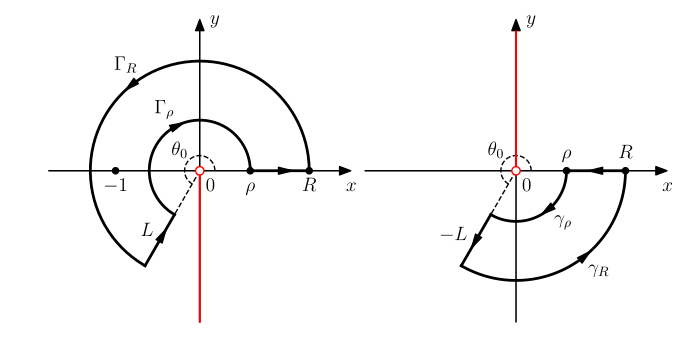

Generate this figure with Python:
import matplotlib.pyplot as plt
import numpy as np

__author__ = 'ernesto'

plt.rcParams['text.usetex'] = True
plt.rcParams['text.latex.preview'] = True
plt.rcParams['text.latex.preamble'] = [r'\usepackage{amsmath}']


# auxiliar function for plot ticks of equal length in x and y axis despite its scales.
def convert_display_to_data_coordinates(transData, length=10):
    # create a transform which will take from display to data coordinates
    inv = transData.inverted()
    # transform from display coordinates to data coordinates in x axis
    data_coords = inv.transform([(0, 0), (length, 0)])
    # get the length of the segment in data units
    yticks_len = data_coords[1, 0] - data_coords[0, 0]
    # transform from display coordinates to data coordinates in y axis
    data_coords = inv.transform([(0, 0), (0, length)])
    # get the length of the segment in data units
    xticks_len = data_coords[1, 1] - data_coords[0, 1]
    return xticks_len, yticks_len


# parámetros
R = 1.3
rho = 0.6
theta0 = 3 * np.pi / 2 - np.pi / 6

# circulo |z|=1
N = 200
thetas = np.linspace(0, theta0, N)
# contorno
xrho = rho * np.cos(thetas)
yrho = rho * np.sin(thetas)
# dominio
xR = R * np.cos(thetas)
yR = R * np.sin(thetas)

# valores maximos y minimos de los ejes
max_ax = 1.8
xmin = -max_ax
xmax = max_ax
ymin = -max_ax
ymax = max_ax


# axis parameters
xmin_ax = xmin
xmax_ax = xmax
ymin_ax = ymin
ymax_ax = ymax

# length of the ticks for all subplot (6 pixels)
display_length = 6  # in pixels
# x ticks labels margin
xtm = -0.24
ytm = -0.12
# font size
fontsize = 14

fig = plt.figure(0, figsize=(8, 4), frameon=False)
ax = plt.subplot2grid((4, 8), (0, 0), rowspan=4, colspan=4)

plt.xlim(xmin_ax, xmax_ax)
plt.ylim(ymin_ax, ymax_ax)
plt.gca().set_aspect('equal', adjustable='box')

# horizontal and vertical ticks length
xtl, ytl = convert_display_to_data_coordinates(ax.transData, length=display_length)

# axis arrows
plt.annotate("", xytext=(xmin_ax, 0), xycoords='data', xy=(xmax_ax, 0), textcoords='data',
             arrowprops=dict(width=0.1, headwidth=6, headlength=8, facecolor='black', shrink=0.002))
plt.annotate("", xytext=(0, ymin_ax), xycoords='data', xy=(0, ymax_ax), textcoords='data',
             arrowprops=dict(width=0.1, headwidth=6, headlength=8, facecolor='black', shrink=0.002))

# contorno
plt.plot(xrho, yrho, color='k', lw=2)
# dominio
plt.plot(xR, yR, color='k', lw=2)
# puntos
ms = 9
# polo
plt.plot(-1, 0, 'k.', ms=ms)
plt.plot(rho, 0, 'k.', ms=ms, zorder=10)
plt.plot(R, 0, 'k.', ms=ms, zorder=10)

# punto y corte de rama
ms = 6
plt.plot(0, 0, 'o', markerfacecolor='w', markeredgecolor='r', ms=ms, zorder=10)
plt.plot([0, 0], [0, ymin_ax-0.15], 'r-', zorder=5)

# L
idx = -1
plt.plot([xR[idx], xrho[idx]], [yR[idx], yrho[idx]], color='k', lw=2)
xf = (xR[idx] + xrho[idx]) / 1.9
yf = (yR[idx] + yrho[idx]) / 1.9
m = (yR[idx] - yrho[idx]) / (xR[idx] - xrho[idx])
n = yR[idx] - m * xR[idx]
dx = 0.1
plt.annotate("", xytext=(xf, yf), xycoords='data', xy=(xf + dx, m * (xf + dx) + n), textcoords='data',
             arrowprops=dict(width=0.1, headwidth=5, headlength=10, facecolor='k', edgecolor='k', shrink=0.002),
             zorder=-1)
plt.text(xf + dx - 0.15, yf + dx + 0.05, '$L$', fontsize=fontsize, ha='right', va='center')

plt.plot([rho, R], [0, 0], color='k', lw=2)
xf = (rho + R) / 1.9
plt.annotate("", xytext=(xf, 0), xycoords='data', xy=(xf + dx, 0), textcoords='data',
             arrowprops=dict(width=0.1, headwidth=5, headlength=10, facecolor='k', edgecolor='k', shrink=0.002),
             zorder=-1)


# flechas de los contornos
nc = 110
dn = 3
plt.annotate("", xy=(xR[nc], yR[nc]), xycoords='data', xytext=(xR[nc - dn], yR[nc - dn]), textcoords='data',
             arrowprops=dict(width=0.1, headwidth=5, headlength=10, facecolor='k', edgecolor='k', shrink=0.002),
             zorder=-1)
plt.text(xR[nc], yR[nc] + 0.3, r'$\Gamma_R$', fontsize=fontsize, ha='center', va='center')
nc = 100
dn = 10
plt.annotate("", xy=(xrho[nc - dn], yrho[nc - dn]), xycoords='data', xytext=(xrho[nc], yrho[nc]), textcoords='data',
             arrowprops=dict(width=0.1, headwidth=5, headlength=10, facecolor='k', edgecolor='k', shrink=0.002),
             zorder=-1)
# etiqueta del contorno
plt.text(xrho[nc], yrho[nc] + 0.1, r'$\Gamma_\rho$', fontsize=fontsize, ha='right', va='bottom')

# etiquetas de los ejes
plt.text(xmax_ax, xtm, '$x$', fontsize=fontsize, ha='center', va='baseline')
plt.text(-ytm, ymax_ax, '$y$', fontsize=fontsize, ha='left', va='center')

# circle labels
plt.text(R, xtm, '$R$', fontsize=fontsize, ha='center', va='baseline')
plt.text(rho, xtm, r'$\rho$', fontsize=fontsize, ha='center', va='baseline')
plt.text(0.07, xtm, '$0$', fontsize=fontsize, ha='left', va='baseline')
plt.text(-1, xtm, '$-1$', fontsize=fontsize, ha='center', va='baseline')

plt.plot([0, xrho[-1]], [0, yrho[-1]], 'k--', lw=1)
# angle
r = 0.18
xr = r * np.cos(thetas)
yr = r * np.sin(thetas)
plt.plot(xr, yr, 'k--', lw=1)
plt.text(-0.2 * np.cos(np.pi/4), 0.2 * np.cos(np.pi/4), r'$\theta_0$', fontsize=fontsize, ha='right', va='bottom')

plt.axis('off')

############################################################################
############################################################################
############################################################################

N = 100
thetas = np.linspace(theta0, 2 * np.pi, N)
# contorno
xrho = rho * np.cos(thetas)
yrho = rho * np.sin(thetas)
# dominio
xR = R * np.cos(thetas)
yR = R * np.sin(thetas)

ax = plt.subplot2grid((4, 8), (0, 4), rowspan=4, colspan=4)

plt.xlim(xmin_ax, xmax_ax)
plt.ylim(ymin_ax, ymax_ax)
plt.gca().set_aspect('equal', adjustable='box')

# horizontal and vertical ticks length
xtl, ytl = convert_display_to_data_coordinates(ax.transData, length=display_length)

# axis arrows
plt.annotate("", xytext=(xmin_ax, 0), xycoords='data', xy=(xmax_ax, 0), textcoords='data',
             arrowprops=dict(width=0.1, headwidth=6, headlength=8, facecolor='black', shrink=0.002))
plt.annotate("", xytext=(0, ymin_ax), xycoords='data', xy=(0, ymax_ax), textcoords='data',
             arrowprops=dict(width=0.1, headwidth=6, headlength=8, facecolor='black', shrink=0.002))

# contorno
plt.plot(xrho, yrho, color='k', lw=2)
# dominio
plt.plot(xR, yR, color='k', lw=2)
# puntos
ms = 9
# polo
plt.plot(rho, 0, 'k.', ms=ms, zorder=10)
plt.plot(R, 0, 'k.', ms=ms, zorder=10)

# punto y corte de rama
ms = 6
plt.plot(0, 0, 'o', markerfacecolor='w', markeredgecolor='r', ms=ms, zorder=10)
plt.plot([0, 0], [0, ymax_ax-0.15], 'r-', zorder=5)

# L
idx = 0
plt.plot([xR[idx], xrho[idx]], [yR[idx], yrho[idx]], color='k', lw=2)
xf = (xR[idx] + xrho[idx]) / 1.8
yf = (yR[idx] + yrho[idx]) / 1.8
m = (yR[idx] - yrho[idx]) / (xR[idx] - xrho[idx])
n = yR[idx] - m * xR[idx]
dx = 0.1
plt.annotate("", xy=(xf, yf), xycoords='data', xytext=(xf + dx, m * (xf + dx) + n), textcoords='data',
             arrowprops=dict(width=0.1, headwidth=5, headlength=10, facecolor='k', edgecolor='k', shrink=0.002),
             zorder=-1)
plt.text(xf + dx - 0.15, yf + dx + 0.05, '$-L$', fontsize=fontsize, ha='right', va='center')

plt.plot([rho, R], [0, 0], color='k', lw=2)
xf = (rho + R) / 2.2
plt.annotate("", xy=(xf, 0), xycoords='data', xytext=(xf + dx, 0), textcoords='data',
             arrowprops=dict(width=0.1, headwidth=5, headlength=10, facecolor='k', edgecolor='k', shrink=0.002),
             zorder=-1)


# flechas de los contornos
nc = 60
dn = 3
plt.annotate("", xy=(xR[nc], yR[nc]), xycoords='data', xytext=(xR[nc - dn], yR[nc - dn]), textcoords='data',
             arrowprops=dict(width=0.1, headwidth=5, headlength=10, facecolor='k', edgecolor='k', shrink=0.002),
             zorder=-1)
plt.text(xR[nc] + 0.1, yR[nc] - 0.2, r'$\gamma_R$', fontsize=fontsize, ha='center', va='center')
nc = 60
dn = 10
plt.annotate("", xy=(xrho[nc - dn], yrho[nc - dn]), xycoords='data', xytext=(xrho[nc], yrho[nc]), textcoords='data',
             arrowprops=dict(width=0.1, headwidth=5, headlength=10, facecolor='k', edgecolor='k', shrink=0.002),
             zorder=-1)
# etiqueta del contorno
plt.text(xrho[nc] + 0.15, yrho[nc] - 0.15, r'$\gamma_\rho$', fontsize=fontsize, ha='center', va='center')

# etiquetas de los ejes
plt.text(xmax_ax, xtm, '$x$', fontsize=fontsize, ha='center', va='baseline')
plt.text(-ytm, ymax_ax, '$y$', fontsize=fontsize, ha='left', va='center')

# circle labels
xtm2 = 0.15
plt.text(R, xtm2, '$R$', fontsize=fontsize, ha='center', va='baseline')
plt.text(rho, xtm2, r'$\rho$', fontsize=fontsize, ha='center', va='baseline')
plt.text(0.07, xtm, '$0$', fontsize=fontsize, ha='left', va='baseline')

# angle
plt.plot([0, xrho[0]], [0, yrho[0]], 'k--', lw=1)
thetas = np.linspace(0, theta0, N)
r = 0.18
xr = r * np.cos(thetas)
yr = r * np.sin(thetas)
plt.plot(xr, yr, 'k--', lw=1)
plt.text(-0.2 * np.cos(np.pi/4), 0.2 * np.cos(np.pi/4), r'$\theta_0$', fontsize=fontsize, ha='right', va='bottom')


plt.axis('off')


# save as pdf image
plt.savefig('exercise_91_06.pdf', bbox_inches='tight')

plt.show()
